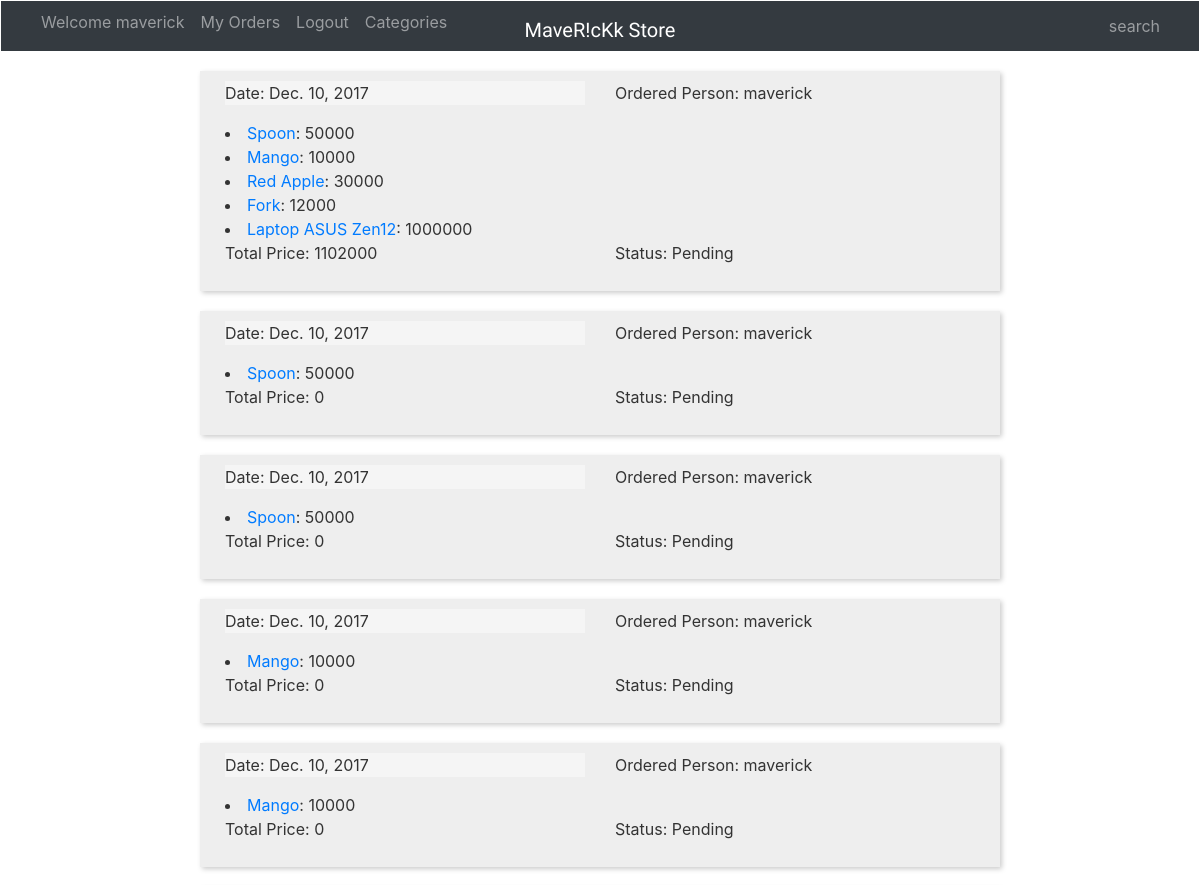
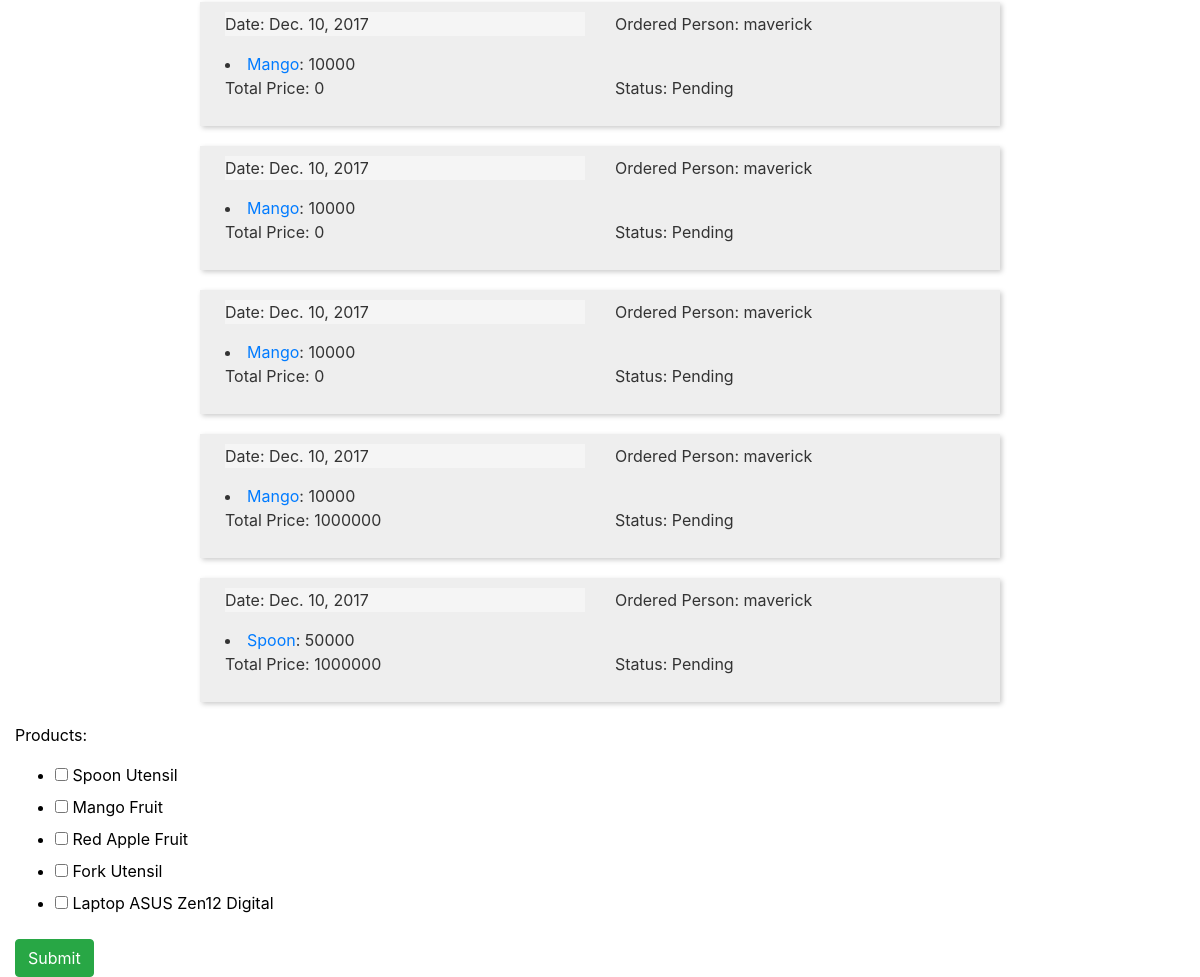
The app's page /shop/myorders/ (signed in), older data (2 pictures, top to bottom).
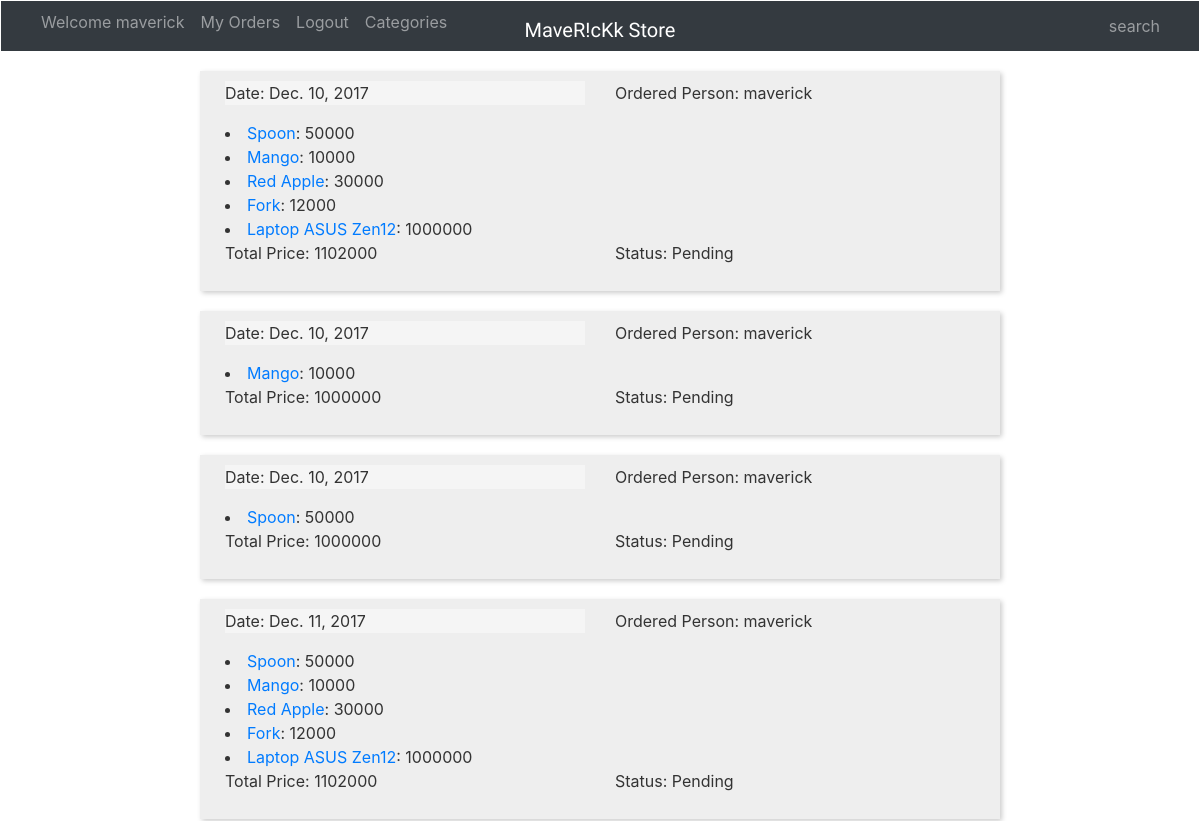
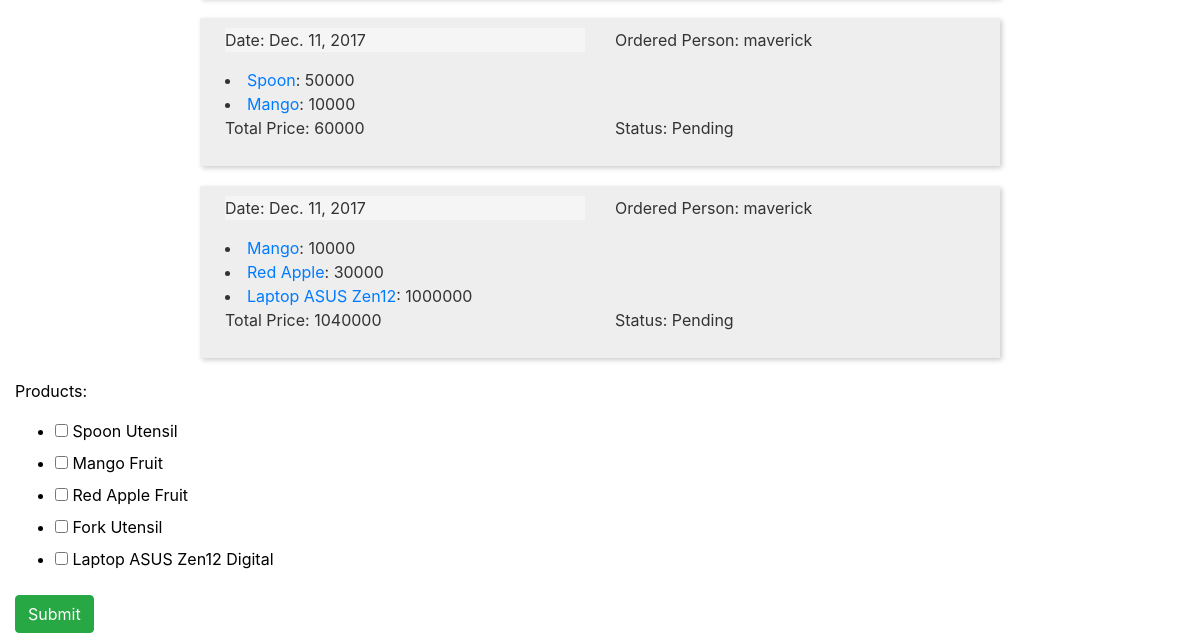
The same page, newer data (2 pictures, top to bottom).
### Shopping/models.py (models this page shows, shortened)
class Order(models.Model):
    STAT = (("P", "Pending"),
            ("D", "Done"),
            ("C", "Cancel"),
            ("H", "Handeling"))
    person = models.ForeignKey('auth.User', related_name='orders', verbose_name=_('Ordered person') )
    date = models.DateField(auto_now_add=True, verbose_name=_('Date'))
    products = models.ManyToManyField(Product, verbose_name=_('orders products'))  # TODO a reD MANY TO MANAY DOC ANF ITS TABLE
    status = models.CharField(max_length=1, choices=STAT, default='P',verbose_name=_('Order status'))
    total_price = models.IntegerField(default=0, verbose_name=_('Order Price'))
    class Meta:
        verbose_name = _('Order')
        verbose_name_plural = _('Orders')
    def __init__(self, *args, **kwargs):
        super(Order, self).__init__(*args, **kwargs)
        self.__original_status = self.status

class Product(models.Model):
    title = models.CharField(max_length=100, verbose_name=_('title'))
    price = models.IntegerField(verbose_name=_('price'))
    sold_price = models.IntegerField(default=0, verbose_name=_('sold price'))
    description = models.TextField(verbose_name=_('description'))
    pic = models.FileField(blank=True, verbose_name=_('picture'))
    cat = models.ForeignKey(Category, related_name='category', verbose_name=_('Category'))
    available = models.IntegerField(verbose_name=_('Available'))
    class Meta:
        verbose_name = _('Product')
        verbose_name_plural = _('Products')
    def __str__(self):
        return self.title + " " + self.cat.title

### Shopping/views.py (the view, shortened to what this page needs)
class Orders(View):
    form_class = OrderForm
    template_name = 'shopping/myorders.html'
    def get(self, request):
        form = self.form_class(None)
        orders = Order.objects.filter(person=request.user)
        return render (request, self.template_name, {'orders':orders, 'form':form})

### Shopping/forms.py (shortened to what this page needs)
class OrderForm (forms.ModelForm):
    products = forms.ModelMultipleChoiceField(widget=forms.CheckboxSelectMultiple(), queryset= Product.objects.filter(available__gt=0))
    class Meta:
        model = Order
        fields=['products', ]

### templates/shopping/myorders.html (shortened to what this page needs)
{% extends 'shopping/base.html' %}
{% load staticfiles %}
{% block body %}
    {% for order in orders %}
        <div class="col-md-8 offset-md-2 row order-container ">
            <div class=" col-md-6 ">
                <p style="background: whitesmoke"> {{ Date }}: {{ order.date }}</p>
            </div>
            <div class=" col-md-6">
                <p> {{ OrderedPerson }}: {{ order.person.username }}</p>
            </div>
            <div class="col-md-8 offset-md-0" >
                {% for p in order.products.all %}
                    <li> <a href="{% url 'shop:productdetail' p.id %}"> {{ p.title }}</a>: {{ p.price }} </li>
                {% endfor %}
            </div>
            <div class="col-md-6" >
                <div > {{ total_price }}: {{ order.total_price }}</div>
            </div>
            <div class="col-md-6" >
                <p> {{ status }}: {{ order.get_status_display }}</p>
            </div>
        </div>
    {% endfor %}
    <form class="form-horizontal" action="" method="post" enctype="multipart/form-data">
        {% include 'shopping/form-template.html' %}
        <div class="form-inline">
            <div class="col-sm-offset-2 col-sm-10">
                <button type="submit" class="btn btn-success">Submit</button>
            </div>
        </div>
    </form>
{% endblock %}

Row changes from the older to the newer data that the page shows:
removed Order: Date "Date", date "Dec. 10, 2017", OrderedPerson "Ordered Person", person.username "maverick", total_price "Total Price", total_price "0", status "Status", status "Pending", Product (title "Spoon", price "50000")
removed Order: Date "Date", date "Dec. 10, 2017", OrderedPerson "Ordered Person", person.username "maverick", total_price "Total Price", total_price "0", status "Status", status "Pending", Product (title "Spoon", price "50000")
removed Order: Date "Date", date "Dec. 10, 2017", OrderedPerson "Ordered Person", person.username "maverick", total_price "Total Price", total_price "0", status "Status", status "Pending", Product (title "Mango", price "10000")
removed Order: Date "Date", date "Dec. 10, 2017", OrderedPerson "Ordered Person", person.username "maverick", total_price "Total Price", total_price "0", status "Status", status "Pending", Product (title "Mango", price "10000")
removed Order: Date "Date", date "Dec. 10, 2017", OrderedPerson "Ordered Person", person.username "maverick", total_price "Total Price", total_price "0", status "Status", status "Pending", Product (title "Mango", price "10000")
removed Order: Date "Date", date "Dec. 10, 2017", OrderedPerson "Ordered Person", person.username "maverick", total_price "Total Price", total_price "0", status "Status", status "Pending", Product (title "Mango", price "10000")
removed Order: Date "Date", date "Dec. 10, 2017", OrderedPerson "Ordered Person", person.username "maverick", total_price "Total Price", total_price "0", status "Status", status "Pending", Product (title "Mango", price "10000")
added Order: Date "Date", date "Dec. 11, 2017", OrderedPerson "Ordered Person", person.username "maverick", total_price "Total Price", total_price "1102000", status "Status", status "Pending", Product (title "Spoon", price "50000"), Product (title "Mango", price "10000"), Product (title "Red Apple", price "30000"), Product (title "Fork", price "12000"), Product (title "Laptop ASUS Zen12", price "1000000")
added Order: Date "Date", date "Dec. 11, 2017", OrderedPerson "Ordered Person", person.username "maverick", total_price "Total Price", total_price "60000", status "Status", status "Pending", Product (title "Spoon", price "50000"), Product (title "Mango", price "10000")
added Order: Date "Date", date "Dec. 11, 2017", OrderedPerson "Ordered Person", person.username "maverick", total_price "Total Price", total_price "1040000", status "Status", status "Pending", Product (title "Mango", price "10000"), Product (title "Red Apple", price "30000"), Product (title "Laptop ASUS Zen12", price "1000000")
